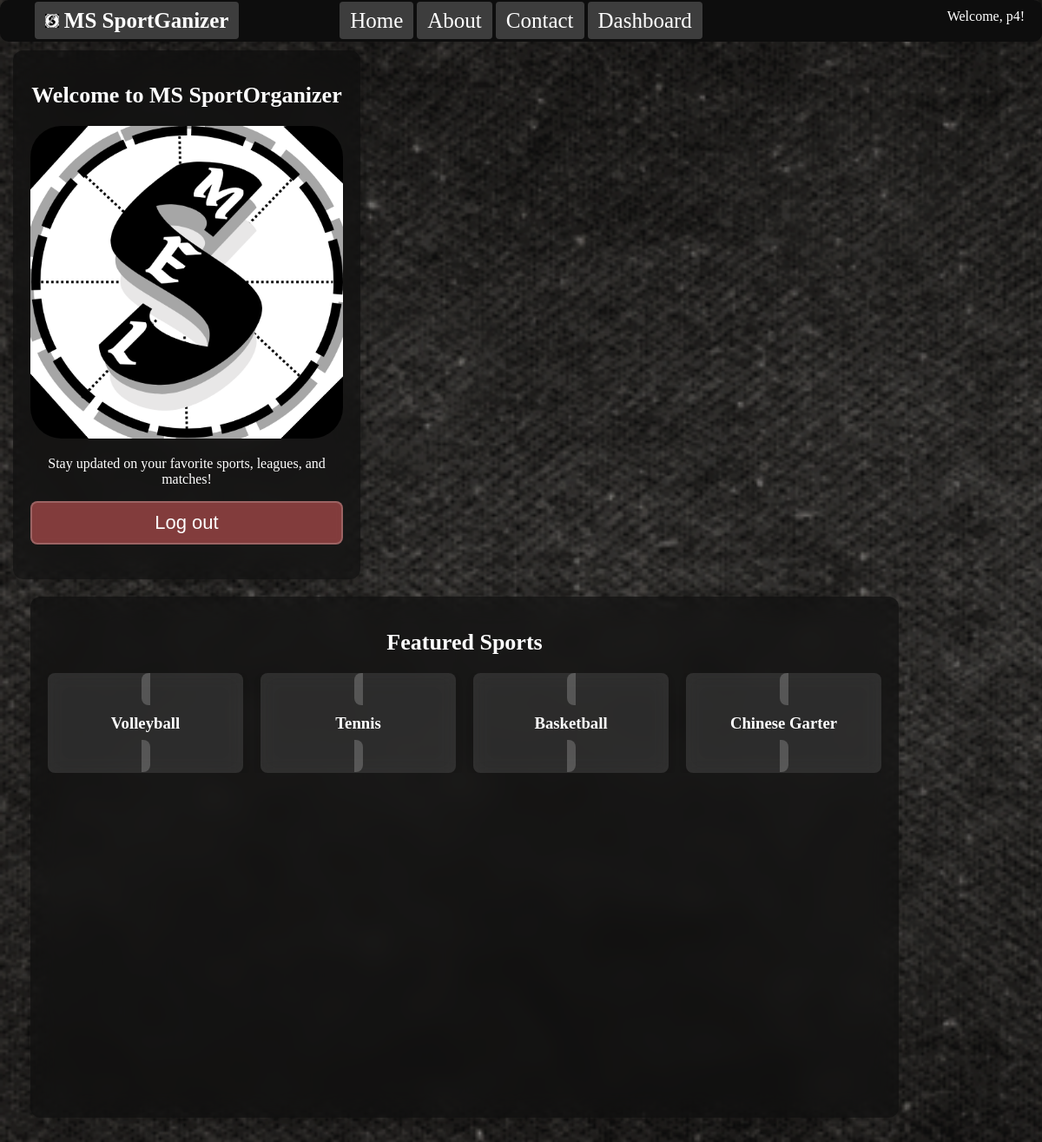
The app's page / (signed in) with its own data.
### accounts/models.py (models this page shows, shortened)
class CustomUser(AbstractUser):
    ROLE_CHOICES = [
        ('admin', 'Admin'),
        ('player', 'Player'),
        ('coach', 'Coach'),
    ]
    role = models.CharField(max_length=20, choices=ROLE_CHOICES)
    age = models.IntegerField(null=True, blank=True)
    phone_number = models.CharField(max_length=15, null=True, blank=True)
    sport = models.ForeignKey('app.Sport', on_delete=models.CASCADE, null=True, blank=True)
    team = models.ForeignKey('app.Team', on_delete=models.CASCADE, null=True, blank=True)
    league = models.ForeignKey('app.League', on_delete=models.CASCADE, null=True, blank=True)
    position = models.ForeignKey('app.Position', on_delete=models.CASCADE, null=True, blank=True)
    jersey_number = models.IntegerField(null=True, blank=True)
    coaching_experience = models.TextField(null=True, blank=True)

### app/models.py (models this page shows, shortened)
class Sport(models.Model):
    sport_name = models.CharField(max_length=100)
    description = models.TextField(blank=True, null=True)
    rules = models.TextField(blank=True, null=True)
    history = models.TextField(blank=True, null=True)
    icon_path = models.CharField(max_length=255, blank=True)  # Local file path

### app/views.py (the view)
# urls.py: path('', HomePageView.as_view(), name='home'),
class HomePageView(TemplateView):
    template_name = 'app/home.html'
    def get_context_data(self, **kwargs):
        context = super().get_context_data(**kwargs)
        context['sports'] = Sport.objects.all()
        return context

### app/templates/app/home.html (shortened to what this page needs)
{% extends 'app/base.html' %}
{% load static %}
{% block content %}
<div class="container">
    <div class="box-30">
        <h1>Welcome to MS SportOrganizer</h1>
        <img src="{% static 'images/logo.png'%}" alt="logo" class="mslogo">
        <p>Stay updated on your favorite sports, leagues, and matches!</p>
        {% if user.is_authenticated %}
            <form method="post" action="{% url 'logout' %}">
                <button type="submit" class="glass-button" id="glass-button">Log out</button>
            </form>
        {% else %}
            <a href="{% url 'login' %}" class="glass-button">Log in</a>
            <a href="{% url 'signup' %}" class="glass-button">Sign Up</a>
        {% endif %}
    </div>
    <div class="box-70">
        <div class="featured-sports">
            <h1>Featured Sports</h1>
            <div class="sports-grid">
                {% for sport in sports %}
                    <div class="sport-box">
                        <a href="{% url 'sports_detail' sport.id %}">
                            <h3>{{ sport.sport_name }}</h3>
                        </a>
                    </div>
                {% endfor %}
            </div>
        </div>
    </div>
</div>
{% endblock content %}

### app/templates/app/navbar.html
{% load static %}
<header>
    <div class="header-title">
        {% if user.is_authenticated %}
        <h1><a href="{% url 'home' %}"><img src="{% static 'images/favicon.ico' %}" alt="Logo"> MS SportGanizer</a></h1>
        {% endif %}
    </div>
    <nav class="header-nav">
        <a href="{% url 'home' %}">Home</a>
        <a href="{% url 'about' %}">About</a>
        <a href="{% url 'contact' %}">Contact</a>
        {% if user.is_authenticated %}
        <a href="{% url 'dashboard' %}">Dashboard</a>
        {% endif %}
    </nav>
    <div class="header-auth">
        {% if user.is_authenticated %}
            <p>Welcome, {{ user.username }}!</p>
        {% endif %}
    </div>
</header>

### static/css/base.css (style rules this page uses)
body { background-color: #090909; background-image: url("/static/images/exclusive-paper.png"), linear-gradient(to bottom, #000000, #000000); background-blend-mode: normal; background-attachment: fixed; background-size: cover; height: 100vh; margin: 0; overflow-x: hidden; color: white; }
header { background-color: #0d0d0d; border-radius: 10px; padding: 10px; display: flex; justify-content: space-between; }
header a { color: white; text-decoration: none; font-size: 25px; padding: 8px 12px; border-radius: 4px; transition: background-color 0.3s ease; border: none; }
.header-title { flex: 1; }
.header-title h1 { margin: 0; font-size: 24px; }
.header-title h1 a { color: white; text-decoration: none; }
.header-nav { flex: 2; text-align: center; }
.header-auth { flex: 1; text-align: right; }
.header-auth p { display: inline; margin-right: 10px; color: white; }
.mslogo { height: 50%; width: auto; align-items: center; border-radius: 10%; }
.container { position: relative; top: -50px; display: flex; flex-wrap: wrap; width: 100%; padding: 15px; justify-content: center; padding-top: 0; margin: 0; overflow: hidden; }
.box-30 { width: 100%; max-width: 400px; padding: 20px; box-sizing: border-box; background-color: rgba(13, 13, 13, 0.6); backdrop-filter: blur(15px); border-radius: 12px; margin-bottom: 20px; box-shadow: 0 6px 12px rgba(0, 0, 0, 0.2); color: white; text-align: center; margin-right: 20px; }
.box-70 { width: 1000px; height: 600px; padding: 20px; box-sizing: border-box; background-color: rgba(13, 13, 13, 0.6); backdrop-filter: blur(15px); border-radius: 12px; margin-bottom: 20px; box-shadow: 0 6px 12px rgba(0, 0, 0, 0.1); margin-left: 20px; color: white; overflow: auto; }
.mslogo { width: 100%; height: auto; object-fit: contain; }
.sports-grid { display: grid; grid-template-columns: repeat(4, 1fr); gap: 20px; max-height: 400px; overflow-x: auto; }
.sport-box { text-align: center; padding: 10px; border-radius: 8px; background: rgba(162, 162, 162, 0.2); backdrop-filter: blur(10px); box-shadow: 0 4px 8px rgba(0, 0, 0, 0.1); }
.glass-button { padding: 10px 20px; font-size: 22px; background-color: rgba(73, 132, 160, 0.8); color: white; border: 2px solid rgba(255, 255, 255, 0.2); border-radius: 8px; cursor: pointer; transition: background 0.3s ease, border-color 0.3s ease; backdrop-filter: blur(5px); }
#glass-button { background-color: rgba(160, 73, 73, 0.8); color: white; border: 2px solid rgba(255, 255, 255, 0.2); border-radius: 8px; }
h1, h3 { color: white; }
a { color: #b8d8e3; text-decoration: none; padding: 10px; background-color: rgba(255, 255, 255, 0.2); border-radius: 8px; transition: background-color 0.3s ease; }

### static/css/dashboard.css (style rules this page uses)
.container { display: flex; justify-content: flex-start; align-items: flex-start; margin-top: 60px; }

### static/css/table.css (style rules this page uses)
h1 { color: #ffffff; }

### static/css/form.css (style rules this page uses)
button { width: 100%; padding: 12px; background-color: #4984a0; color: white; border: none; border-radius: 8px; cursor: pointer; font-size: 18px; transition: background 0.3s ease; }
button { width: 100%; padding: 12px; background-color: rgba(73, 132, 160, 0.8); color: rgb(0, 0, 0); border: 2px solid rgba(255, 255, 255, 0.2); border-radius: 8px; cursor: pointer; font-size: 18px; transition: background 0.3s ease, border-color 0.3s ease; backdrop-filter: blur(5px); }
h1, .section-title { color: #fff; text-align: center; margin-bottom: 20px; font-size: 26px; font-weight: 600; }
input, select, button { width: 100%; padding: 10px; margin-bottom: 20px; border-radius: 5px; border: 1px solid #ccc; font-size: 16px; color: black; }

### records on screen
CustomUser: username "p4"
Sport: sport_name "Volleyball"
Sport: sport_name "Tennis"
Sport: sport_name "Basketball"
Sport: sport_name "Chinese Garter"
